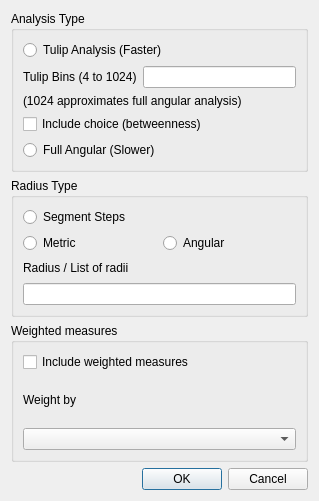
<?xml version="1.0" encoding="UTF-8"?>
<ui version="4.0">
 <class>CSegmentAnalysisDlg</class>
 <widget class="QDialog" name="CSegmentAnalysisDlg">
  <property name="geometry">
   <rect>
    <x>0</x>
    <y>0</y>
    <width>319</width>
    <height>501</height>
   </rect>
  </property>
  <property name="windowTitle">
   <string>Segment Analysis Options</string>
  </property>
  <layout class="QVBoxLayout" name="verticalLayout_7">
   <item>
    <widget class="QGroupBox" name="groupBox">
     <property name="title">
      <string>Analysis Type</string>
     </property>
     <layout class="QVBoxLayout" name="verticalLayout_2">
      <item>
       <widget class="QRadioButton" name="c_analysis_type">
        <property name="text">
         <string>Tulip Analysis (Faster)</string>
        </property>
       </widget>
      </item>
      <item>
       <layout class="QVBoxLayout" name="verticalLayout">
        <item>
         <layout class="QHBoxLayout" name="horizontalLayout">
          <item>
           <widget class="QLabel" name="label">
            <property name="layoutDirection">
             <enum>Qt::LeftToRight</enum>
            </property>
            <property name="text">
             <string>Tulip Bins (4 to 1024)</string>
            </property>
           </widget>
          </item>
          <item>
           <widget class="QLineEdit" name="c_tulip_bins"/>
          </item>
         </layout>
        </item>
        <item>
         <widget class="QLabel" name="label_2">
          <property name="text">
           <string>(1024 approximates full angular analysis)</string>
          </property>
         </widget>
        </item>
       </layout>
      </item>
      <item>
       <widget class="QCheckBox" name="c_choice">
        <property name="text">
         <string>Include choice (betweenness)</string>
        </property>
       </widget>
      </item>
      <item>
       <widget class="QRadioButton" name="c_radio2">
        <property name="text">
         <string>Full Angular (Slower)</string>
        </property>
       </widget>
      </item>
     </layout>
    </widget>
   </item>
   <item>
    <widget class="QGroupBox" name="groupBox_2">
     <property name="title">
      <string>Radius Type</string>
     </property>
     <layout class="QVBoxLayout" name="verticalLayout_4">
      <item>
       <widget class="QRadioButton" name="c_radius_type">
        <property name="text">
         <string>Segment Steps</string>
        </property>
       </widget>
      </item>
      <item>
       <layout class="QHBoxLayout" name="horizontalLayout_2">
        <item>
         <widget class="QRadioButton" name="radioButton">
          <property name="text">
           <string>Metric</string>
          </property>
         </widget>
        </item>
        <item>
         <widget class="QRadioButton" name="c_radio3">
          <property name="text">
           <string>Angular</string>
          </property>
         </widget>
        </item>
       </layout>
      </item>
      <item>
       <layout class="QVBoxLayout" name="verticalLayout_3">
        <item>
         <widget class="QLabel" name="label_3">
          <property name="text">
           <string>Radius / List of radii</string>
          </property>
         </widget>
        </item>
        <item>
         <widget class="QLineEdit" name="c_radius"/>
        </item>
       </layout>
      </item>
     </layout>
    </widget>
   </item>
   <item>
    <widget class="QGroupBox" name="groupBox_3">
     <property name="title">
      <string>Weighted measures</string>
     </property>
     <layout class="QVBoxLayout" name="verticalLayout_6">
      <item>
       <widget class="QCheckBox" name="c_weighted">
        <property name="text">
         <string>Include weighted measures</string>
        </property>
       </widget>
      </item>
      <item>
       <layout class="QVBoxLayout" name="verticalLayout_5">
        <item>
         <widget class="QLabel" name="label_4">
          <property name="text">
           <string>Weight by</string>
          </property>
         </widget>
        </item>
        <item>
         <widget class="QComboBox" name="c_attribute"/>
        </item>
       </layout>
      </item>
     </layout>
    </widget>
   </item>
   <item>
    <layout class="QHBoxLayout" name="horizontalLayout_3">
     <item>
      <spacer name="horizontalSpacer">
       <property name="orientation">
        <enum>Qt::Horizontal</enum>
       </property>
       <property name="sizeHint" stdset="0">
        <size>
         <width>40</width>
         <height>20</height>
        </size>
       </property>
      </spacer>
     </item>
     <item>
      <widget class="QPushButton" name="c_ok">
       <property name="text">
        <string>OK</string>
       </property>
      </widget>
     </item>
     <item>
      <widget class="QPushButton" name="c_cancel">
       <property name="text">
        <string>Cancel</string>
       </property>
      </widget>
     </item>
    </layout>
   </item>
  </layout>
 </widget>
 <resources/>
 <connections>
  <connection>
   <sender>c_analysis_type</sender>
   <signal>clicked(bool)</signal>
   <receiver>CSegmentAnalysisDlg</receiver>
   <slot>OnAnalysisType(bool)</slot>
   <hints>
    <hint type="sourcelabel">
     <x>170</x>
     <y>44</y>
    </hint>
    <hint type="destinationlabel">
     <x>332</x>
     <y>64</y>
    </hint>
   </hints>
  </connection>
  <connection>
   <sender>c_radio2</sender>
   <signal>clicked(bool)</signal>
   <receiver>CSegmentAnalysisDlg</receiver>
   <slot>OnAnalysisTulip(bool)</slot>
   <hints>
    <hint type="sourcelabel">
     <x>82</x>
     <y>158</y>
    </hint>
    <hint type="destinationlabel">
     <x>328</x>
     <y>184</y>
    </hint>
   </hints>
  </connection>
  <connection>
   <sender>c_radius</sender>
   <signal>textChanged(QString)</signal>
   <receiver>CSegmentAnalysisDlg</receiver>
   <slot>OnUpdateRadius(QString)</slot>
   <hints>
    <hint type="sourcelabel">
     <x>250</x>
     <y>304</y>
    </hint>
    <hint type="destinationlabel">
     <x>328</x>
     <y>304</y>
    </hint>
   </hints>
  </connection>
  <connection>
   <sender>c_weighted</sender>
   <signal>clicked(bool)</signal>
   <receiver>CSegmentAnalysisDlg</receiver>
   <slot>OnWeighted(bool)</slot>
   <hints>
    <hint type="sourcelabel">
     <x>196</x>
     <y>358</y>
    </hint>
    <hint type="destinationlabel">
     <x>327</x>
     <y>361</y>
    </hint>
   </hints>
  </connection>
  <connection>
   <sender>c_ok</sender>
   <signal>clicked()</signal>
   <receiver>CSegmentAnalysisDlg</receiver>
   <slot>OnOK()</slot>
   <hints>
    <hint type="sourcelabel">
     <x>151</x>
     <y>460</y>
    </hint>
    <hint type="destinationlabel">
     <x>63</x>
     <y>455</y>
    </hint>
   </hints>
  </connection>
  <connection>
   <sender>c_cancel</sender>
   <signal>clicked()</signal>
   <receiver>CSegmentAnalysisDlg</receiver>
   <slot>OnCancel()</slot>
   <hints>
    <hint type="sourcelabel">
     <x>225</x>
     <y>466</y>
    </hint>
    <hint type="destinationlabel">
     <x>314</x>
     <y>456</y>
    </hint>
   </hints>
  </connection>
 </connections>
 <slots>
  <slot>OnAnalysisType(bool)</slot>
  <slot>OnAnalysisTulip(bool)</slot>
  <slot>OnUpdateRadius(QString)</slot>
  <slot>OnWeighted(bool)</slot>
  <slot>OnOK()</slot>
  <slot>OnCancel()</slot>
 </slots>
</ui>
